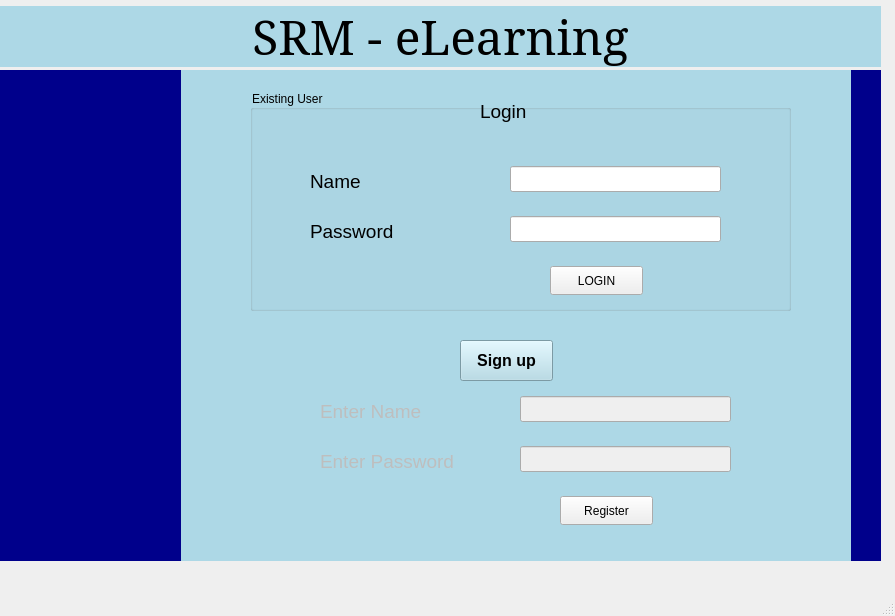
<?xml version="1.0" encoding="UTF-8"?>
<ui version="4.0">
 <class>MainWindow</class>
 <widget class="QMainWindow" name="MainWindow">
  <property name="geometry">
   <rect>
    <x>0</x>
    <y>0</y>
    <width>895</width>
    <height>616</height>
   </rect>
  </property>
  <property name="windowTitle">
   <string>MainWindow</string>
  </property>
  <widget class="QWidget" name="centralwidget">
   <widget class="QLabel" name="label_2">
    <property name="geometry">
     <rect>
      <x>310</x>
      <y>166</y>
      <width>101</width>
      <height>31</height>
     </rect>
    </property>
    <property name="font">
     <font>
      <pointsize>14</pointsize>
     </font>
    </property>
    <property name="text">
     <string>Name</string>
    </property>
   </widget>
   <widget class="QLabel" name="label_3">
    <property name="geometry">
     <rect>
      <x>310</x>
      <y>216</y>
      <width>101</width>
      <height>31</height>
     </rect>
    </property>
    <property name="font">
     <font>
      <pointsize>14</pointsize>
     </font>
    </property>
    <property name="text">
     <string>Password</string>
    </property>
   </widget>
   <widget class="QLineEdit" name="lineEdit">
    <property name="geometry">
     <rect>
      <x>510</x>
      <y>166</y>
      <width>211</width>
      <height>26</height>
     </rect>
    </property>
    <property name="text">
     <string/>
    </property>
   </widget>
   <widget class="QLineEdit" name="lineEdit_2">
    <property name="geometry">
     <rect>
      <x>510</x>
      <y>216</y>
      <width>211</width>
      <height>26</height>
     </rect>
    </property>
    <property name="text">
     <string/>
    </property>
   </widget>
   <widget class="QPushButton" name="pushButton">
    <property name="geometry">
     <rect>
      <x>550</x>
      <y>266</y>
      <width>93</width>
      <height>29</height>
     </rect>
    </property>
    <property name="text">
     <string>LOGIN</string>
    </property>
   </widget>
   <widget class="QLabel" name="label_4">
    <property name="geometry">
     <rect>
      <x>480</x>
      <y>96</y>
      <width>101</width>
      <height>31</height>
     </rect>
    </property>
    <property name="font">
     <font>
      <pointsize>14</pointsize>
     </font>
    </property>
    <property name="text">
     <string>Login</string>
    </property>
   </widget>
   <widget class="QLineEdit" name="lineEdit_3">
    <property name="enabled">
     <bool>false</bool>
    </property>
    <property name="geometry">
     <rect>
      <x>520</x>
      <y>396</y>
      <width>211</width>
      <height>26</height>
     </rect>
    </property>
   </widget>
   <widget class="QLabel" name="label_6">
    <property name="enabled">
     <bool>false</bool>
    </property>
    <property name="geometry">
     <rect>
      <x>320</x>
      <y>446</y>
      <width>181</width>
      <height>31</height>
     </rect>
    </property>
    <property name="font">
     <font>
      <pointsize>14</pointsize>
     </font>
    </property>
    <property name="text">
     <string>Enter Password</string>
    </property>
   </widget>
   <widget class="QPushButton" name="pushButton_2">
    <property name="geometry">
     <rect>
      <x>560</x>
      <y>496</y>
      <width>93</width>
      <height>29</height>
     </rect>
    </property>
    <property name="text">
     <string>Register</string>
    </property>
   </widget>
   <widget class="QLineEdit" name="lineEdit_4">
    <property name="enabled">
     <bool>false</bool>
    </property>
    <property name="geometry">
     <rect>
      <x>520</x>
      <y>446</y>
      <width>211</width>
      <height>26</height>
     </rect>
    </property>
   </widget>
   <widget class="QLabel" name="label_7">
    <property name="enabled">
     <bool>false</bool>
    </property>
    <property name="geometry">
     <rect>
      <x>320</x>
      <y>396</y>
      <width>181</width>
      <height>31</height>
     </rect>
    </property>
    <property name="font">
     <font>
      <pointsize>14</pointsize>
     </font>
    </property>
    <property name="text">
     <string>Enter Name</string>
    </property>
   </widget>
   <widget class="QWidget" name="widgetBack" native="true">
    <property name="geometry">
     <rect>
      <x>0</x>
      <y>70</y>
      <width>851</width>
      <height>491</height>
     </rect>
    </property>
    <property name="styleSheet">
     <string notr="true">background-color: lightblue;</string>
    </property>
    <widget class="QLabel" name="lblright_2">
     <property name="geometry">
      <rect>
       <x>0</x>
       <y>0</y>
       <width>181</width>
       <height>491</height>
      </rect>
     </property>
     <property name="font">
      <font>
       <pointsize>14</pointsize>
       <bold>true</bold>
      </font>
     </property>
     <property name="styleSheet">
      <string notr="true">background-color: darkblue;color: white;</string>
     </property>
     <property name="text">
      <string/>
     </property>
     <property name="alignment">
      <set>Qt::AlignmentFlag::AlignCenter</set>
     </property>
    </widget>
    <widget class="QPushButton" name="pushButton_3">
     <property name="geometry">
      <rect>
       <x>460</x>
       <y>270</y>
       <width>93</width>
       <height>41</height>
      </rect>
     </property>
     <property name="font">
      <font>
       <pointsize>12</pointsize>
       <bold>true</bold>
      </font>
     </property>
     <property name="text">
      <string>Sign up</string>
     </property>
    </widget>
    <widget class="QGroupBox" name="groupBox">
     <property name="geometry">
      <rect>
       <x>250</x>
       <y>20</y>
       <width>541</width>
       <height>221</height>
      </rect>
     </property>
     <property name="autoFillBackground">
      <bool>false</bool>
     </property>
     <property name="title">
      <string>Existing User </string>
     </property>
     <property name="flat">
      <bool>false</bool>
     </property>
     <property name="checkable">
      <bool>false</bool>
     </property>
     <widget class="QGroupBox" name="groupBox_2">
      <property name="geometry">
       <rect>
        <x>10</x>
        <y>230</y>
        <width>541</width>
        <height>221</height>
       </rect>
      </property>
      <property name="autoFillBackground">
       <bool>false</bool>
      </property>
      <property name="title">
       <string>Existing User </string>
      </property>
      <property name="flat">
       <bool>false</bool>
      </property>
      <property name="checkable">
       <bool>false</bool>
      </property>
     </widget>
    </widget>
   </widget>
   <widget class="QLabel" name="lblHead">
    <property name="geometry">
     <rect>
      <x>0</x>
      <y>6</y>
      <width>881</width>
      <height>61</height>
     </rect>
    </property>
    <property name="font">
     <font>
      <family>Elephant</family>
      <pointsize>36</pointsize>
     </font>
    </property>
    <property name="layoutDirection">
     <enum>Qt::LayoutDirection::LeftToRight</enum>
    </property>
    <property name="styleSheet">
     <string notr="true">background-color: lightblue;color: navyblue</string>
    </property>
    <property name="text">
     <string>SRM - eLearning</string>
    </property>
    <property name="alignment">
     <set>Qt::AlignmentFlag::AlignCenter</set>
    </property>
   </widget>
   <widget class="QLabel" name="lblright">
    <property name="geometry">
     <rect>
      <x>850</x>
      <y>70</y>
      <width>31</width>
      <height>491</height>
     </rect>
    </property>
    <property name="font">
     <font>
      <pointsize>14</pointsize>
      <bold>true</bold>
     </font>
    </property>
    <property name="styleSheet">
     <string notr="true">background-color: darkblue;color: white;</string>
    </property>
    <property name="text">
     <string/>
    </property>
    <property name="alignment">
     <set>Qt::AlignmentFlag::AlignCenter</set>
    </property>
   </widget>
   <zorder>lblright</zorder>
   <zorder>widgetBack</zorder>
   <zorder>label_2</zorder>
   <zorder>label_3</zorder>
   <zorder>lineEdit</zorder>
   <zorder>lineEdit_2</zorder>
   <zorder>pushButton</zorder>
   <zorder>label_4</zorder>
   <zorder>lineEdit_3</zorder>
   <zorder>label_6</zorder>
   <zorder>pushButton_2</zorder>
   <zorder>lineEdit_4</zorder>
   <zorder>label_7</zorder>
   <zorder>lblHead</zorder>
  </widget>
  <widget class="QMenuBar" name="menubar">
   <property name="geometry">
    <rect>
     <x>0</x>
     <y>0</y>
     <width>895</width>
     <height>26</height>
    </rect>
   </property>
  </widget>
  <widget class="QStatusBar" name="statusbar"/>
 </widget>
 <resources/>
 <connections/>
</ui>
